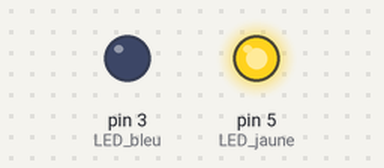
Bench run of a sketch on a simulated Arduino Uno, built with avr-gcc and run on an emulated ATmega328P. Parts: output pins drawn as LEDs (lit = HIGH).

Above: at 0.5 s.
At 2.2 s:
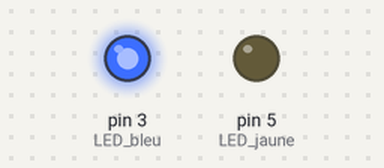
At 5.7 s:
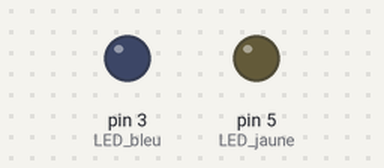
Timing chart, 0 to 6.9 s (numbered marks = the images above):
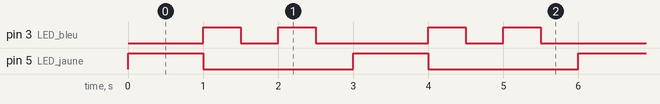

Measured:
- by itself, pin 3 (LED_bleu): repeats every 3.0 s: LOW 0.50 s, HIGH 0.50 s, LOW 1.5 s, HIGH 0.50 s
- by itself, pin 5 (LED_jaune): alternates HIGH for 1.0 s and LOW for 2.0 s
- by itself, everything shown: repeats every 3.0 s, in 5 steps

The sketch:

tp-jeux-lumier.ino
```cpp
int LED_bleu=3;
int LED_jaune=5;

void setup() {
  // put your setup code here, to run once:
  pinMode(LED_bleu, OUTPUT);
  pinMode(LED_jaune, OUTPUT);
}

void loop() {
  // put your main code here, to run repeatedly:
  digitalWrite(LED_jaune, HIGH);
  delay(1000);
  digitalWrite(LED_jaune, LOW);
  for (int i = 0; i < 2; i++) {
    digitalWrite(3, HIGH);
    delay(500);
    digitalWrite(3, LOW);
    delay(500);
  }
}
```
